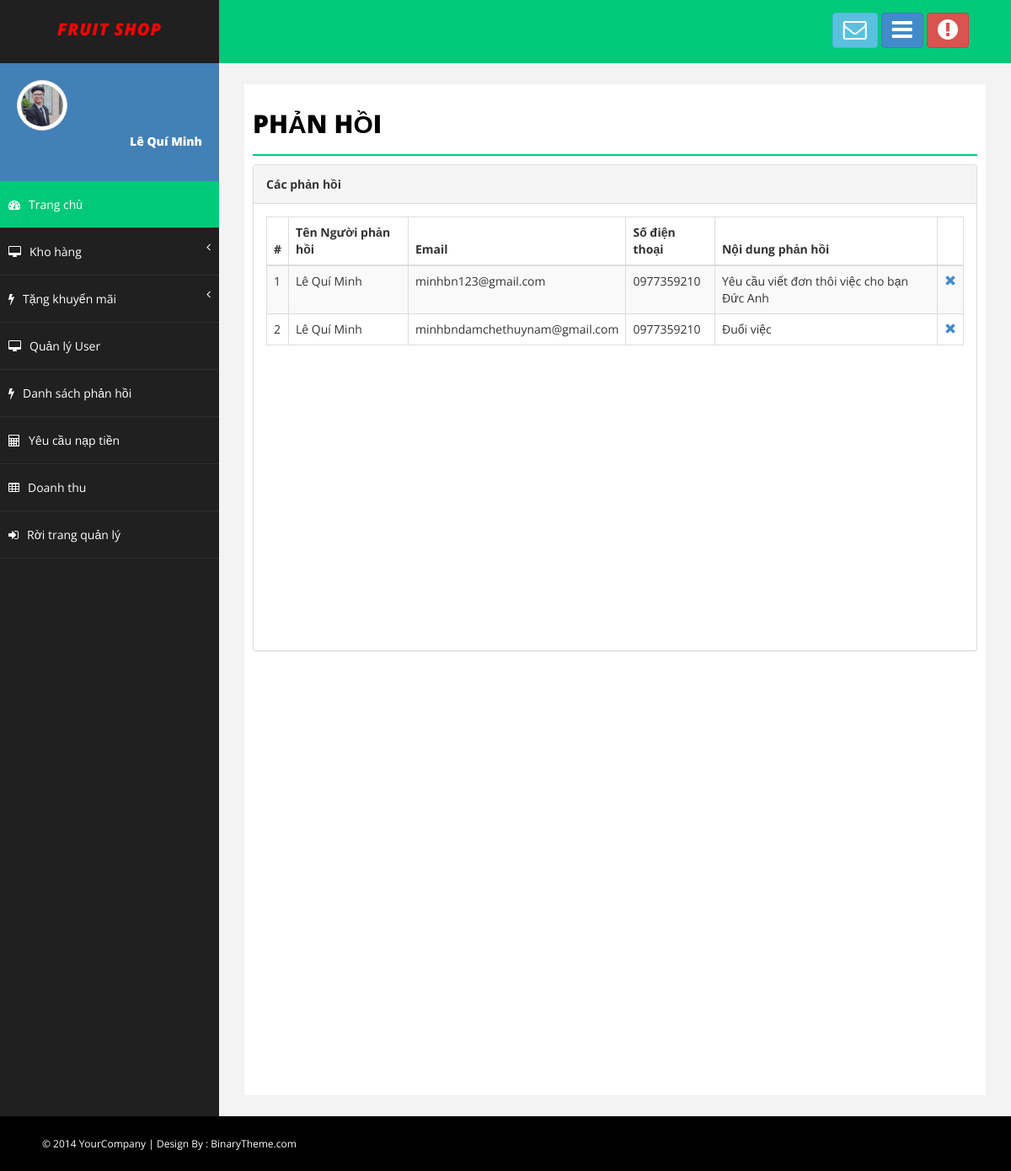
Page /Admin/DSPhanhoi.php (signed in) on the committed database.
### tables this page shows
CREATE TABLE `dsuser` (
  `ID_User` int(11) NOT NULL,
  `Name_User` varchar(50) NOT NULL,
  `Sex` varchar(50) NOT NULL,
  `Address` varchar(50) NOT NULL,
  `Date` date NOT NULL,
  `PhoneNumber` varchar(50) NOT NULL,
  `Email` varchar(50) NOT NULL,
  `Avt` varchar(50) NOT NULL,
  `Wallet` double NOT NULL,
  `Chucvu` varchar(50) NOT NULL,
  `Name_TK` varchar(50) NOT NULL
);

CREATE TABLE `ni_contact` (
  `ID` int(11) NOT NULL,
  `Fullname` varchar(50) NOT NULL,
  `Email` varchar(50) NOT NULL,
  `Phone` varchar(50) NOT NULL,
  `Mess` text NOT NULL
);

### Admin/Control.php (called while the page is built, shortened)
<?php
    include("../Connect.php");
    class data{
        function Load_SP($table){
            global $con;
            $sql = "SELECT* FROM $table";
            $run = mysqli_query($con,$sql);
            return $run;
        }
        function Search_User($tentk){
            global $con;
            $sql = "SELECT* FROM dsuser WHERE Name_TK = '$tentk'";
            $run = mysqli_query($con,$sql);
            return $run;
        }
    }
?>

### Admin/DSPhanhoi.php (the view, shortened to what this page needs)
<!DOCTYPE html>
<html xmlns="http://www.w3.org/1999/xhtml">
<head>
    <?php
        include("Control.php");
        $getdata = new data();
        $input = $getdata->Search_User($_SESSION['TenTK']);
        $ttcn = mysqli_fetch_array($input);
    ?>
    <link href="assets/css/bootstrap.css" rel="stylesheet" />
    <link href="assets/css/font-awesome.css" rel="stylesheet" />
    <link href="assets/css/basic.css" rel="stylesheet" />
    <link href="assets/css/custom.css" rel="stylesheet" />
</head>
<body>
    <div id="wrapper">
        <nav class="navbar navbar-default navbar-cls-top " role="navigation" style="margin-bottom: 0">
            <div class="navbar-header">
                <a class="navbar-brand" style="font-style: italic; color: red;" href="Admin_TC.php">Fruit Shop</a>
            </div>
            <div class="header-right">
                <a href="message-task.html" class="btn btn-info" title="Hộp thư đến"><i class="fa fa-envelope-o fa-2x"></i></a>
                <a href="message-task.html" class="btn btn-primary" title="New Task"><i class="fa fa-bars fa-2x"></i></a>
                <button href="login.html" id="logout" class="btn btn-danger" title="Logout"><i class="fa fa-exclamation-circle fa-2x"></i></button>
            </div>
        </nav>
        <nav class="navbar-default navbar-side" role="navigation">
            <div class="sidebar-collapse">
                <ul class="nav" id="main-menu">
                    <li>
                        <div class="user-img-div">
                            <img src="../User/images/image_User/<?php echo$ttcn['Avt']; ?>" class="img-thumbnail" style="border-radius: 50%;" />
                            <div class="inner-text">
                                <?php echo$ttcn['Name_User']; ?>
                            </div>
                        </div>
                    </li>
                    <li>
                        <a class="active-menu" href="Admin_TC.php"><i class="fa fa-dashboard "></i>Trang chủ</a>
                    </li>
                    <li>
                        <a href="#"><i class="fa fa-desktop"></i>Kho hàng<span class="fa arrow"></span></a>
                    </li>
                     <li>
                        <a href="#"><i class="fa fa-flash"></i>Tặng khuyến mãi<span class="fa arrow"></span></a>
                    </li>
                    <li>
                        <a href="QLUser.php"><i class="fa fa-desktop"></i>Quản lý User</a>
                    </li>
                    <li>
                        <a href="DSPhanhoi.php"><i class="fa fa-flash"></i>Danh sách phản hồi</a>
                    </li>
                    <li>
                        <a href="#"><i class="fa fa-calculator"></i>Yêu cầu nạp tiền</a>
                    </li>
                    <li>
                        <a href="#"><i class="fa fa-table"></i>Doanh thu</a>
                    </li>
                    <li>
                        <a href="../User/Trangchu.php" ><i class="fa fa-sign-in "></i>Rời trang quản lý</a>
                    </li>
                </ul>
             </div>
        </nav>
        <div id="page-wrapper">
            <div id="page-inner">
                <h1 class="page-head-line">Phản hồi</h1>
                <div class="row">
                    <div class="col-md-12">
                        <div class="panel panel-default">
                            <div class="panel-heading" style="font-weight: bold;">Các phản hồi</div>
                            <div class="panel-body">
                                <div class="table-responsive" style="height: 500px; overflow: auto;">
                                    <table class="table table-striped table-bordered table-hover">
                                        <thead>
                                            <tr>
                                                <th>#</th>
                                                <th>Tên Người phản hồi</th>
                                                <th>Email</th>
                                                <th>Số điện thoại</th>
                                                <th>Nội dung phản hồi</th>
                                                <th></th>
                                            </tr>
                                        </thead>
                                        <tbody>
                                            <?php
                                                $select_sp = $getdata->Load_SP('ni_contact');
                                                $stt=1;
                                                foreach($select_sp as $sp){
                                            ?>
                                                <tr>
                                                    <td><?php echo$stt++; ?></td>
                                                    <td><?php echo$sp['Fullname']; ?></td>
                                                    <td><?php echo$sp['Email']; ?></td>
                                                    <td><?php echo$sp['Phone']; ?></td>
                                                    <td><?php echo$sp['Mess']; ?></td>
                                                    <td><a href="xoaph.php?del=<?php echo$sp['ID']; ?>" onclick="return(confirm('Bạn có chắc chắn muốn xóa phản hồi.');">
                                                        <span class="glyphicon glyphicon-remove"></span>
                                                    </a></td>
                                                </tr>
                                            <?php
                                                }
                                            ?>
                                        </tbody>
                                    </table>
                                </div>
                            </div>
                        </div>
                    </div>
                </div>
            </div>
        </div>
    </div>
    <div id="footer-sec">
        &copy; 2014 YourCompany | Design By : <a href="http://www.binarytheme.com/" target="_blank">BinaryTheme.com</a>
    </div>
</body>
</html>

### Admin/assets/css/basic.css (style rules this page uses)
body { font-family: 'Open Sans', sans-serif; line-height:25px; }
#wrapper { width: 100%; background: #202020; }
#page-wrapper { padding: 15px 15px; min-height: 600px; background: #F3F3F3; }
#page-inner { width: 100%; margin: 10px 20px 10px 0px; background-color: #fff!important; padding: 10px; min-height: 1200px; }
.page-head-line { font-size: 30px; text-transform: uppercase; color: #000; font-weight: 800; padding-bottom: 20px; border-bottom: 2px solid #00CA79; margin-bottom: 10px; }
.navbar-cls-top .navbar-brand { color: #fff; background: #202020; width: 260px; text-align: center; height: 75px; font-size: 20px; letter-spacing: 1px; font-weight: 900; padding-top: 25px; text-transform:uppercase; }
.header-right { color: #fff; padding: 15px 50px 5px 50px; float: right; font-size: 16px; }
.user-img-div { min-height: 140px; padding: 20px; background-color: #4380B8; }
.user-img-div img { max-height: 60px; }
.user-img-div .inner-text { text-align: right; position: relative; color: #fff; font-weight: 800; line-height: 25px; }
.active-menu { background-color: #00CA79!important; }
.arrow { float: right; }
.fa.arrow:before { content: "\f104"; }
.sidebar-collapse, .sidebar-collapse .nav { background: none; }
.sidebar-collapse .nav { padding: 0; }
.sidebar-collapse .nav > li > a { color: #fff; background: #202020; text-shadow: none; padding: 15px 40px; border-bottom: 1px solid #2F2E31; }
.sidebar-collapse > .nav > li > a { padding: 15px 10px; }
.navbar-side { border: none; background-color: #202020; }
.navbar-cls-top { background: #00CA79; border-bottom: none; }
.navbar-default { border: 0px solid black; }
.navbar-header { background: #000000; }
.nav > li > a > i { margin-right: 10px; }
#footer-sec { background-color:#000; padding:20px 50px; color:#fff; font-size:12px; }
#footer-sec a { color:#fff; }
@media (min-width:768px) { #page-wrapper { margin: 0 0 0 260px; padding: 15px 30px; min-height: 1200px; } }
@media (min-width:768px) { .navbar-side { z-index: 1; position: absolute; width: 260px; } }
@media (min-width:768px) { .navbar { border-radius: 0px; } }

### rows in the picture
dsuser: Avt (picture), Name_User "Lê Quí Minh"
ni_contact: Fullname "Lê Quí Minh", Email "minhbn123@gmail.com", Phone "0977359210", Mess "Yêu cầu viết đơn thôi việc cho bạn Đức Anh"
ni_contact: Fullname "Lê Quí Minh", Email "minhbndamchethuynam@gmail.com", Phone "0977359210", Mess "Đuổi việc"
